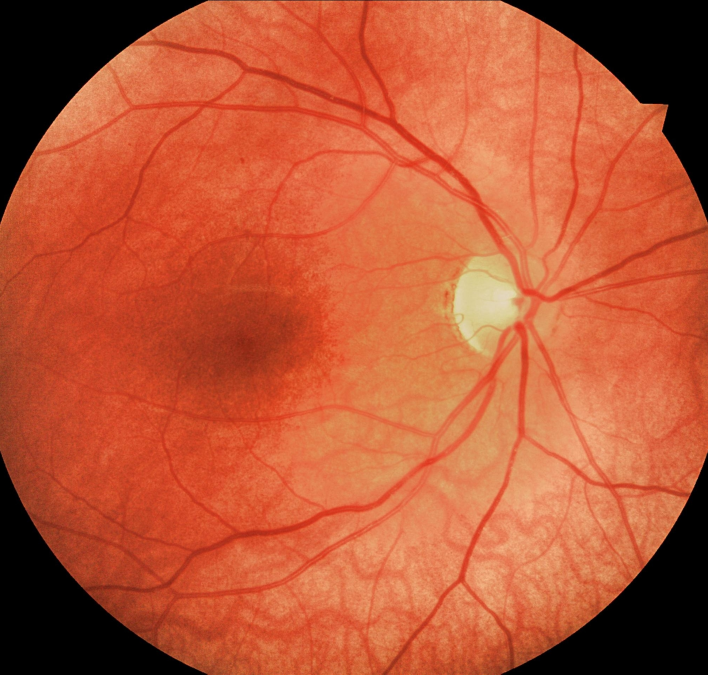
%> input picture mFiles/badf2.jpg, 2124 x 2024 px (shown at 1/3 size)
$ octave ShittyImageBinary.m   (GNU Octave 9; MATLAB toolbox functions it lacks are replaced by stand-ins)
%> lines starting %> are read from the running program, lines starting %| are printed output that depends on the picture; in (x1, y1, x2, y2) boxes, pixels count from 0 and x2, y2 are one past the last pixel; in counts of white or black regions, pixels touching at a corner belong together; the program's own positions count from 1
### mFiles/HSVMASKNEW.m
function [BW,maskedRGBImage] = HSVMASKNEW(RGB)
%createMask  Threshold RGB image using auto-generated code from colorThresholder app.
%  [BW,MASKEDRGBIMAGE] = createMask(RGB) thresholds image RGB using
%  auto-generated code from the colorThresholder App. The colorspace and
%  minimum/maximum values for each channel of the colorspace were set in the
%  App and result in a binary mask BW and a composite image maskedRGBImage,
%  which shows the original RGB image values under the mask BW.

% Auto-generated by colorThresholder app on 02-Dec-2014
%------------------------------------------------------


% Convert RGB image to chosen color space
I = rgb2hsv(RGB);

% Define thresholds for channel 1 based on histogram settings
channel1Min = 0.000;
channel1Max = 1.000;

% Define thresholds for channel 2 based on histogram settings
channel2Min = 0.000;
channel2Max = 1.000;

% Define thresholds for channel 3 based on histogram settings
channel3Min = 0.89;
channel3Max = 1.000;

% Create mask based on chosen histogram thresholds
BW = (I(:,:,1) >= channel1Min ) & (I(:,:,1) <= channel1Max) & ...
    (I(:,:,2) >= channel2Min ) & (I(:,:,2) <= channel2Max) & ...
    (I(:,:,3) >= channel3Min ) & (I(:,:,3) <= channel3Max);

% Initialize output masked image based on input image.
maskedRGBImage = RGB;

% Set background pixels where BW is false to zero.
maskedRGBImage(repmat(~BW,[1 1 3])) = 0;

### mFiles/GetCrop.m
function cropped_img = GetCrop(img)
%%this function helps create a bounding box to be used with the Chenvese active
%%contours.
[x,y]=size(img);

horizontal_middle = x / 2;
vertical_middle = y / 2;
top_bound = horizontal_middle - 400;
bottom_bound = horizontal_middle + 100;

% [9 lines of commented-out code are left out]
first_crop = imcrop(img, [0 top_bound x 800]);
%how does the above line work
[width, height] = size(first_crop);

disp(width);
disp(height);
figure, imshow(first_crop), title('first crop');

bool = getSide(first_crop, horizontal_middle);

%first if statement takes care of the OD on the left side
if(bool == 0)
    left_bound = vertical_middle - 500;
    cropped_img = imcrop(first_crop, [0 0 width left_bound]);
    %B = imcrop(A,[xmin ymin width height]);
else if(bool == 1)
    right_bound = vertical_middle + 500;
    cropped_img = imcrop(first_crop, [width 0 right_bound height]);
    %[xmin ymin width height]
end
end
% [89 lines of commented-out code are left out]

### mFiles/getSide.m
function bool = getSide(img, horizontal_middle)

%%this function decides which side of the image the OD is on so that we can
%%create a better bounding box to pass to chenevese algorithm
%%it will pass a zero if it is on the left and a 1 if it is on the right

gray = rgb2gray(img);
superGray = imadjust(gray);
bw = im2bw(superGray);
[x,y] = size(bw);
figure, imshow(bw), title('bw');

disp(x);
disp(y);
L_counter = 0;
R_counter = 0;

for i = 1:x,
    for j = 1:horizontal_middle,
        if bw(i, j) == 1
            L_counter = L_counter + 1;
        end
    end
end


for i = 1:x,
    for j = horizontal_middle:y,
        if bw(i, j) == 1
            R_counter = R_counter + 1;
        end
    end
end

bool = 0;

if L_counter > R_counter,
    bool = 0;
end
if R_counter > L_counter,
    bool = 1;

end
disp('bool value is (0 = OD on left side, 1 = OD on right side): ');
disp(bool);


### mFiles/ShittyImageBinary.m
img = imread('badf2.jpg');
%> img is the input picture: size 2024x2124x3 uint8; mean R, G, B 185.8, 86.6, 53.4
greenPlane = img(:, :, 2);
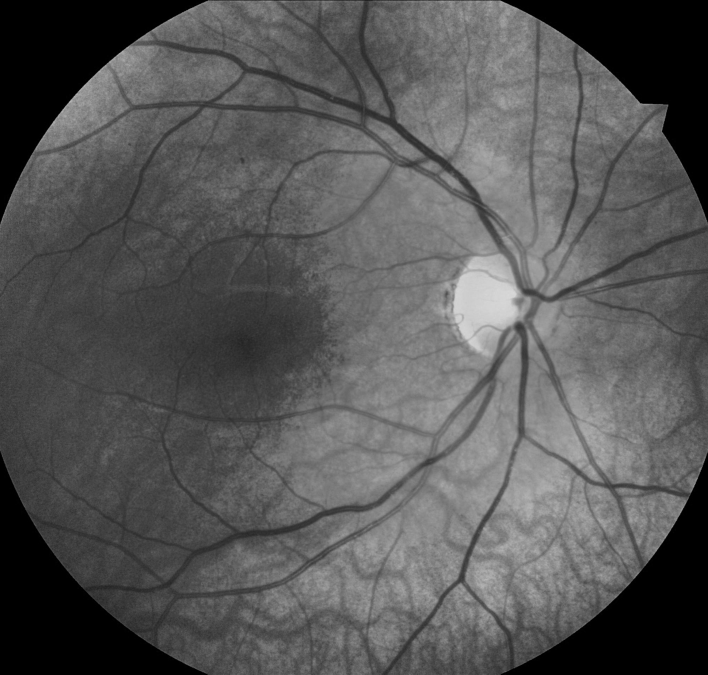
%> greenPlane: size 2024x2124 uint8 (shown at 1/3 size); min 0, max 218, mean 86.6
figure, imshow(img), title('original image');

gimg = rgb2gray(img);
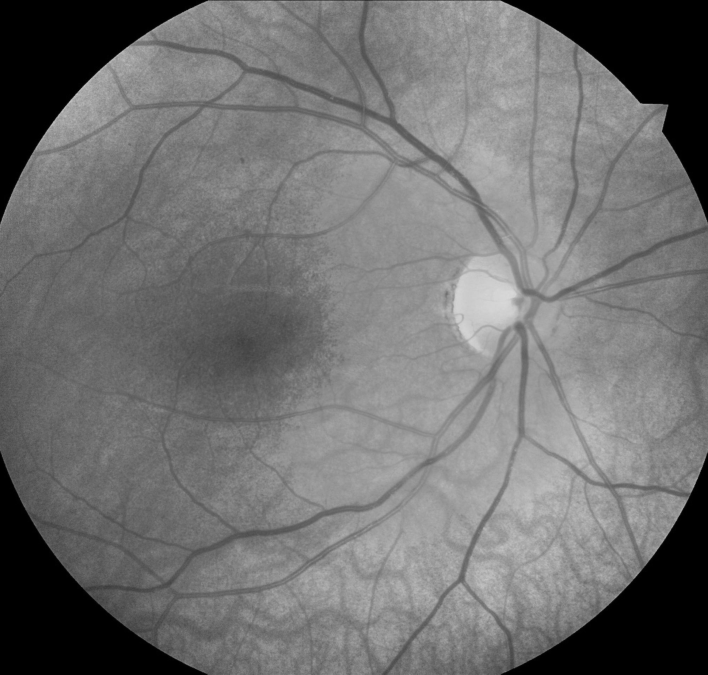
%> gimg: size 2024x2124 uint8 (shown at 1/3 size); min 0, max 217, mean 112.5
adaptgray = adapthisteq(gimg);
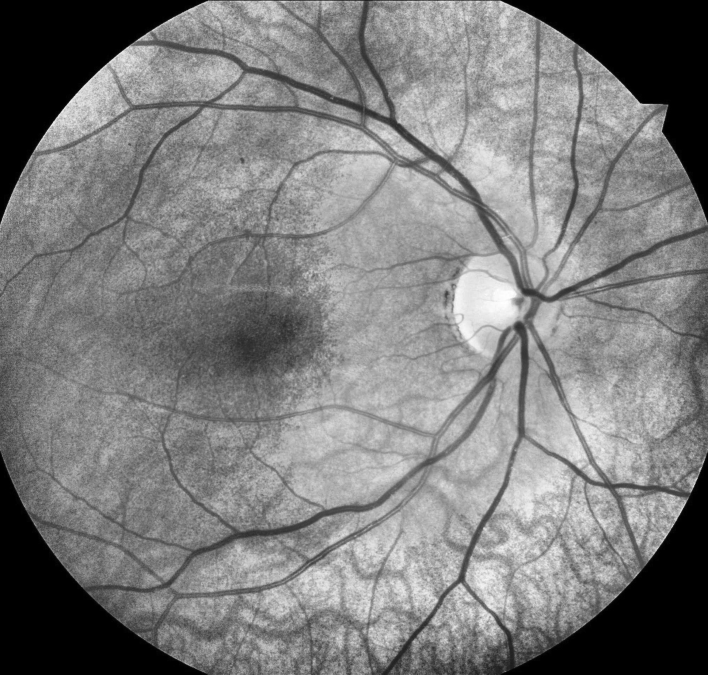
%> adaptgray: size 2024x2124 uint8 (shown at 1/3 size); min 0, max 255, mean 124.9
imadjgray = imadjust(gimg);
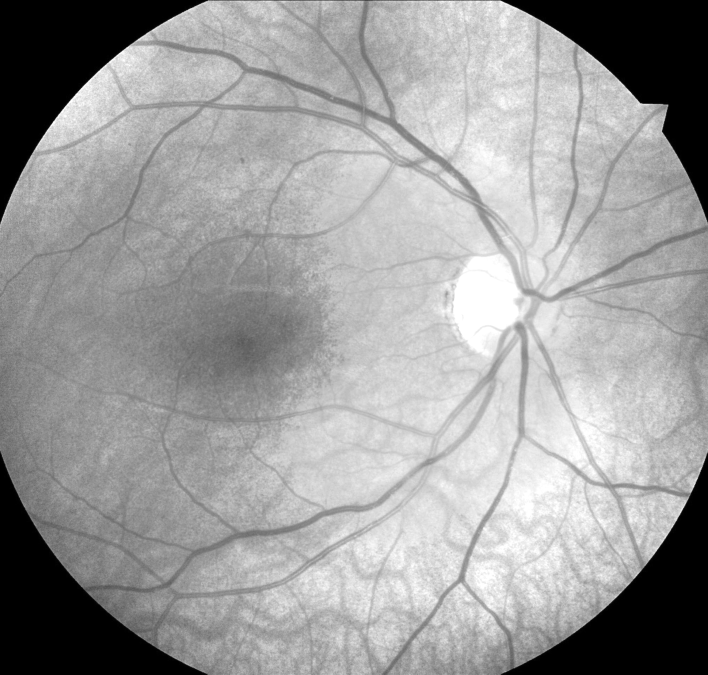
%> imadjgray: size 2024x2124 uint8 (shown at 1/3 size); min 0, max 255, mean 156.5

figure, imshow(imadjgray), title('final gray image');

rgbimg = cat(3, imadjgray, imadjgray, imadjgray);

goodimg = HSVMASKNEW(rgbimg);
%> in HSVMASKNEW, `I = rgb2hsv(RGB);`: I: size 2024x2124x3 double; mean H, S, V 0, 0, 0.614
%> in HSVMASKNEW, `BW = (I(:,:,1) >= channel1Min ) & (I(:,:,1) <= channel1Max) & (I(:,:,2..`:
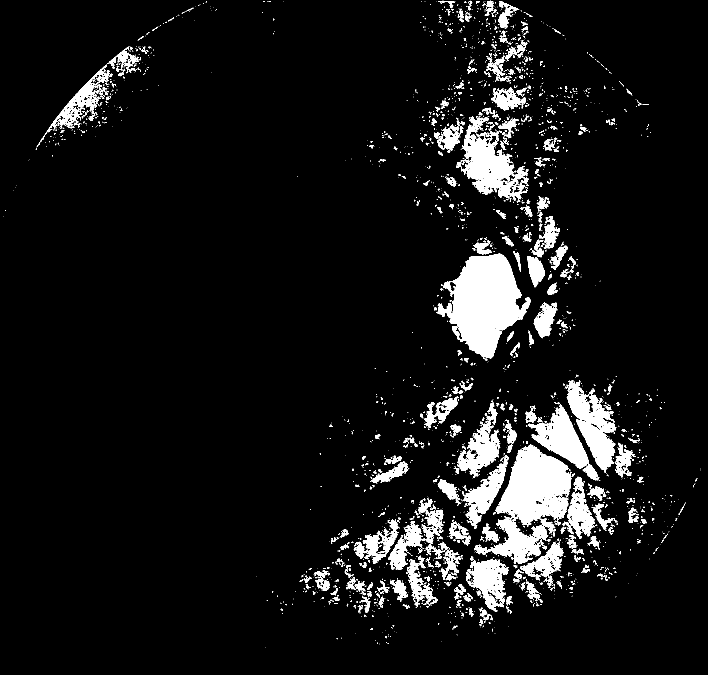
%> BW: size 2024x2124 logical (shown at 1/3 size); 7.2% white; 2915 white regions (2376 under 20 px), largest, box (x1, y1, x2, y2) and area: (1308, 761, 1591, 1077) 48227, (1423, 1333, 1715, 1692) 45963, (1382, 348, 1585, 602) 20260
figure,
imshow(goodimg);
title('after mask');

se90 = strel('line', 3, 90);
se0 = strel('line', 3, 0);

BWsdil = imdilate(goodimg, [se90 se0]);
%> BWsdil: size 2024x2124 logical; 9.8% white; 1523 white regions (766 under 20 px), largest, box (x1, y1, x2, y2) and area: (1422, 1332, 1726, 1693) 52067, (1307, 760, 1592, 1083) 51001, (1368, 335, 1588, 609) 28062
figure, imshow(BWsdil), title('dilated gradient mask');

betterimg = BWsdil & ~bwareaopen(BWsdil,35000);
%> betterimg: size 2024x2124 logical; 7.4% white; 1521 white regions (766 under 20 px), largest, box (x1, y1, x2, y2) and area: (1368, 335, 1588, 609) 28062, (1694, 1140, 1908, 1433) 24444, (1163, 1493, 1390, 1742) 18052

croppedimg = GetCrop(betterimg);
%> in GetCrop, `first_crop = imcrop(img, [0 top_bound x 800]);`:
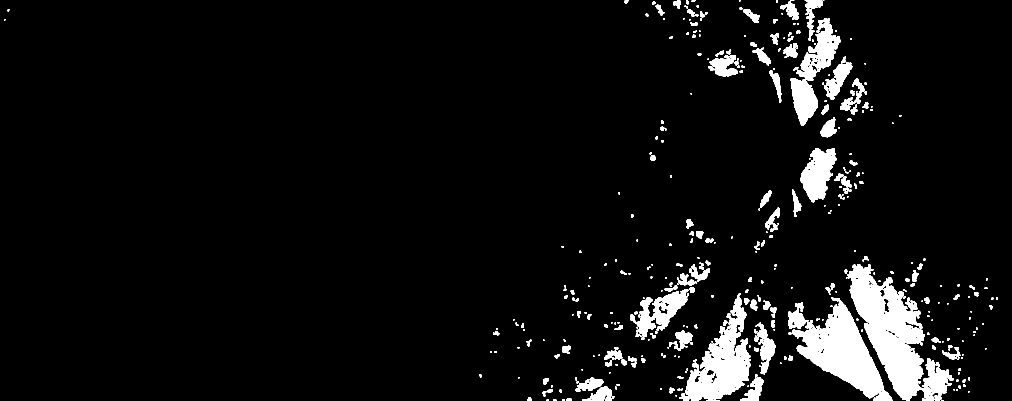
%> first_crop: size 801x2024 logical (shown at 1/2 size); 6.3% white; 379 white regions (175 under 20 px), largest, box (x1, y1, x2, y2) and area: (1694, 529, 1908, 801) 23767, (1584, 594, 1786, 801) 16655, (1358, 586, 1502, 801) 12811
%| 801
%| 2024
%| 801
%| 2024
%> after the loop in getSide, `for i = 1:x,`: L_counter = 175
%> after the loop in getSide, `for i = 1:x,`: R_counter = 101661
%> in GetCrop, `bool = getSide(first_crop, horizontal_middle);`: bool = 1
%> in GetCrop, `cropped_img = imcrop(first_crop, [width 0 right_bound height]);`: cropped_img: size 801x1224 logical; 10.4% white; 377 white regions (173 under 20 px), largest, box (x1, y1, x2, y2) and area: (894, 529, 1108, 801) 23767, (784, 594, 986, 801) 16655, (558, 586, 702, 801) 12811
cleanimg = bwareaopen(croppedimg, 500);
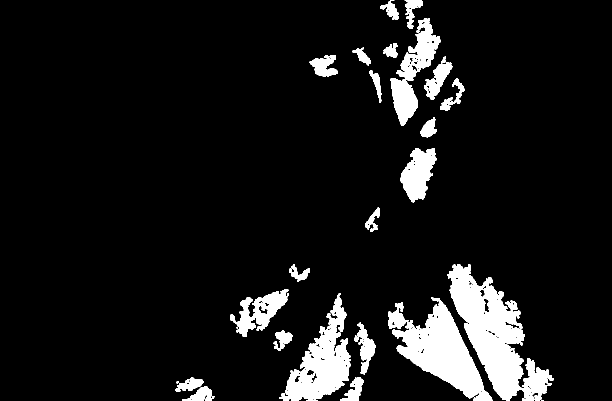
%> cleanimg: size 801x1224 logical (shown at 1/2 size); 8.8% white; 23 white regions, largest, box (x1, y1, x2, y2) and area: (894, 529, 1108, 801) 23767, (784, 594, 986, 801) 16655, (558, 586, 702, 801) 12811

figure,
imshow(betterimg);
title('after removing large chunks');

figure,
imshow(cleanimg);
title('after removing small chunks');


figure, imshow(croppedimg), title('watershed');

% [28 lines of commented-out code are left out]

$ run again, with mFiles/badf1.jpg copied over mFiles/badf2.jpg
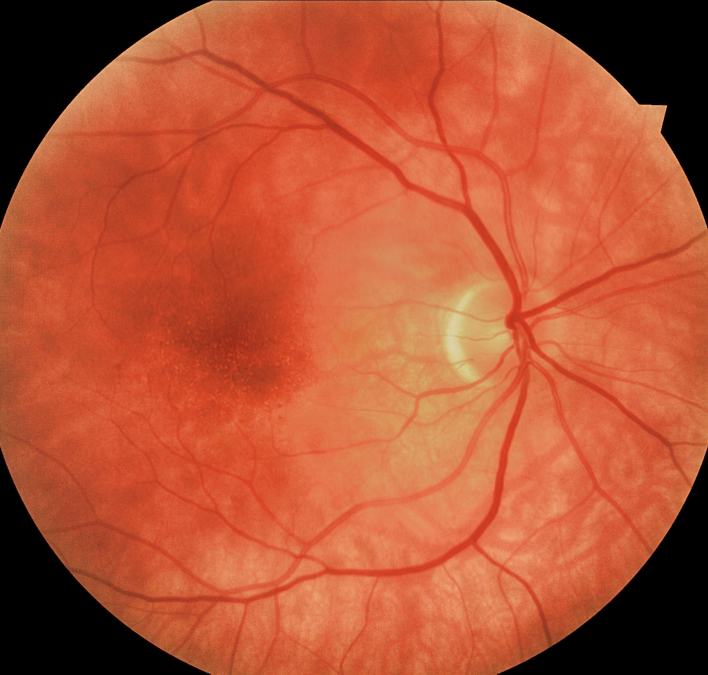
%> input picture mFiles/badf1.jpg, 2124 x 2024 px (shown at 1/3 size)
%> img is the input picture: size 2024x2124x3 uint8; mean R, G, B 181.3, 84.3, 53
%> I: size 2024x2124x3 double; mean H, S, V 0, 0, 0.641
%> in HSVMASKNEW, `BW = (I(:,:,1) >= channel1Min ) & (I(:,:,1) <= channel1Max) & (I(:,:,2..`:
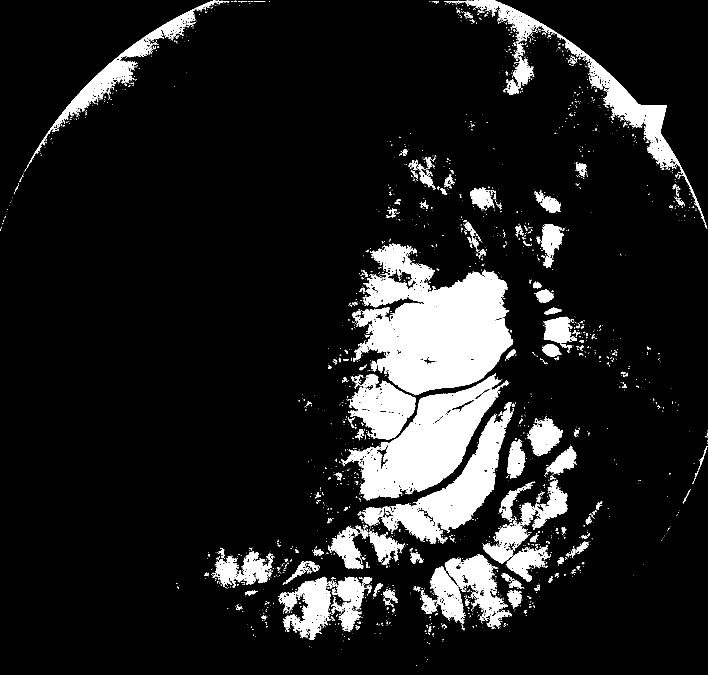
%> BW: size 2024x2124 logical (shown at 1/3 size); 11.2% white; 2826 white regions (2480 under 20 px), largest, box (x1, y1, x2, y2) and area: (1058, 730, 1540, 1186) 127837, (1023, 1120, 1527, 1501) 72976, (1079, 1206, 1538, 1632) 46909
%> BWsdil: size 2024x2124 logical; 13.8% white; 1255 white regions (745 under 20 px), largest, box (x1, y1, x2, y2) and area: (1056, 729, 1541, 1187) 138526, (1022, 1119, 1532, 1502) 78062, (1070, 1205, 1545, 1633) 53203
%> betterimg: size 2024x2124 logical; 6.4% white; 1251 white regions (745 under 20 px), largest, box (x1, y1, x2, y2) and area: (1445, 1333, 1730, 1747) 34629, (1240, 1661, 1537, 1893) 32365, (833, 1729, 1118, 1921) 29885
%> first_crop: size 801x2024 logical; 4.8% white; 409 white regions (226 under 20 px), largest, box (x1, y1, x2, y2) and area: (1038, 511, 1249, 708) 25054, (1581, 637, 1689, 759) 7924, (1627, 338, 1745, 448) 6596
%| 801
%| 2024
%| 801
%| 2024
%> after the loop in getSide, `for i = 1:x,`: L_counter = 1041
%> after the loop in getSide, `for i = 1:x,`: R_counter = 76320
%> bool = 1
%> cropped_img: size 801x1224 logical; 7.9% white; 400 white regions (221 under 20 px), largest, box (x1, y1, x2, y2) and area: (238, 511, 449, 708) 25054, (781, 637, 889, 759) 7924, (827, 338, 945, 448) 6596
%> `cleanimg = bwareaopen(croppedimg, 500);`:
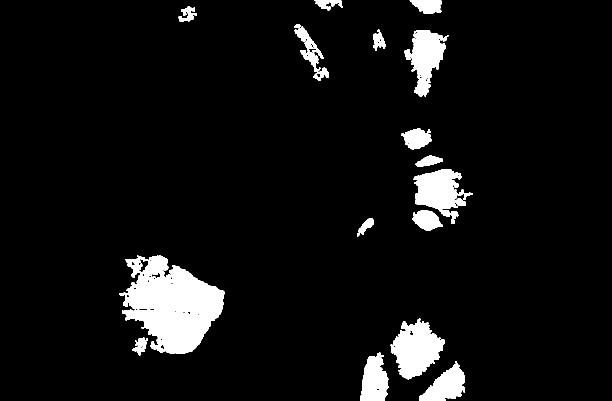
%> cleanimg: size 801x1224 logical (shown at 1/2 size); 6.5% white; 16 white regions, largest, box (x1, y1, x2, y2) and area: (238, 511, 449, 708) 25054, (781, 637, 889, 759) 7924, (827, 338, 945, 448) 6596

$ run again, with mFiles/badf3.jpg copied over mFiles/badf2.jpg
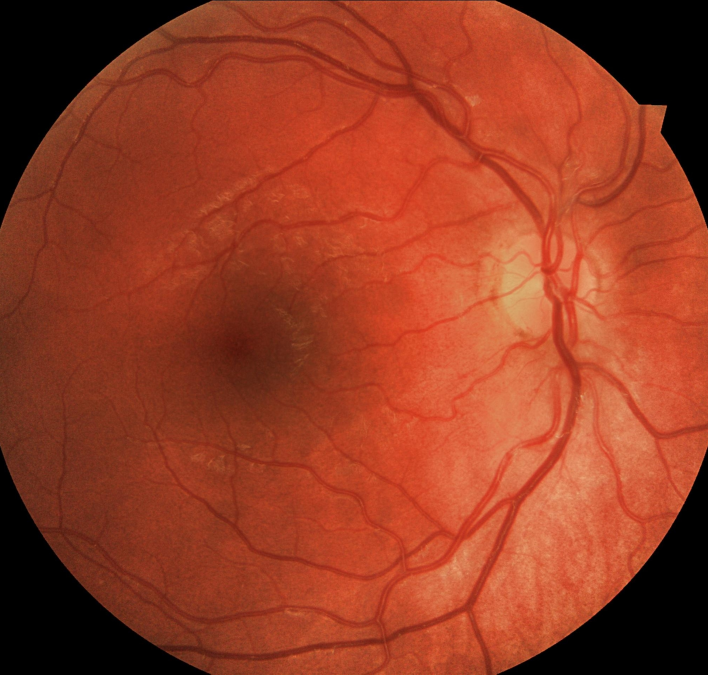
%> input picture mFiles/badf3.jpg, 2124 x 2024 px (shown at 1/3 size)
%> img is the input picture: size 2024x2124x3 uint8; mean R, G, B 150.4, 60.4, 35.9
%> I: size 2024x2124x3 double; mean H, S, V 0, 0, 0.538
%> in HSVMASKNEW, `BW = (I(:,:,1) >= channel1Min ) & (I(:,:,1) <= channel1Max) & (I(:,:,2..`:
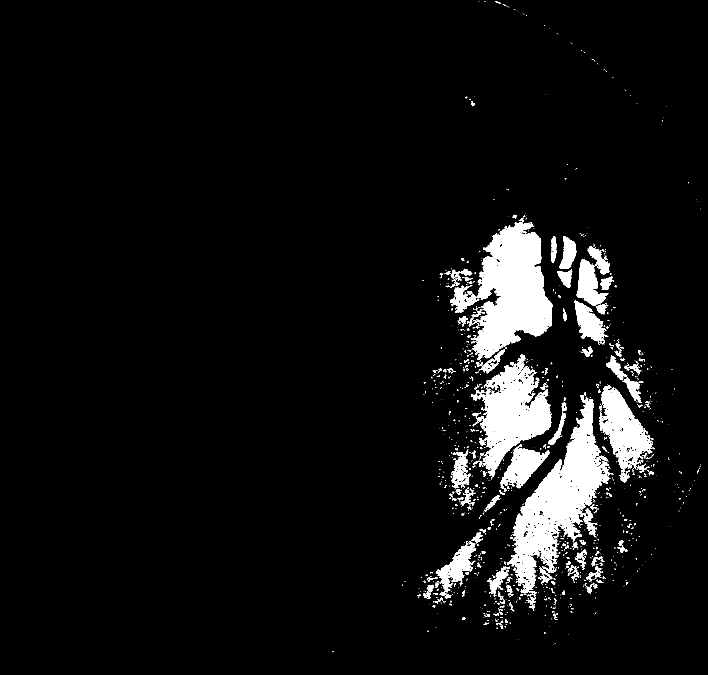
%> BW: size 2024x2124 logical (shown at 1/3 size); 6% white; 1389 white regions (1142 under 20 px), largest, box (x1, y1, x2, y2) and area: (1351, 666, 1657, 1080) 63516, (1520, 1185, 1840, 1779) 61842, (1428, 1064, 1656, 1433) 39040
%> BWsdil: size 2024x2124 logical; 7.3% white; 741 white regions (351 under 20 px), largest, box (x1, y1, x2, y2) and area: (1519, 1175, 1841, 1833) 73743, (1350, 653, 1658, 1121) 72080, (1413, 1063, 1657, 1439) 45753
%> betterimg: size 2024x2124 logical; 2.9% white; 738 white regions (351 under 20 px), largest, box (x1, y1, x2, y2) and area: (1796, 1151, 1965, 1449) 24349, (1500, 1332, 1650, 1477) 10143, (1306, 1585, 1459, 1798) 9679
%> first_crop: size 801x2024 logical; 4.9% white; 301 white regions (129 under 20 px), largest, box (x1, y1, x2, y2) and area: (1796, 540, 1965, 801) 23430, (1729, 165, 1826, 334) 8215, (1721, 289, 1826, 424) 7129
%| 801
%| 2024
%| 801
%| 2024
%> after the loop in getSide, `for i = 1:x,`: L_counter = 0
%> after the loop in getSide, `for i = 1:x,`: R_counter = 79024
%> bool = 1
%> cropped_img: size 801x1224 logical; 8.1% white; 301 white regions (129 under 20 px), largest, box (x1, y1, x2, y2) and area: (996, 540, 1165, 801) 23430, (929, 165, 1026, 334) 8215, (921, 289, 1026, 424) 7129
%> `cleanimg = bwareaopen(croppedimg, 500);`:
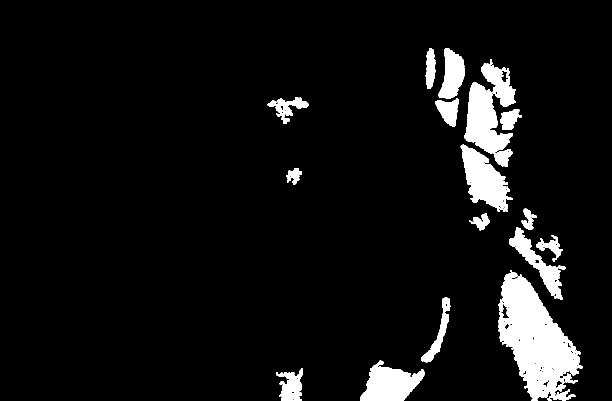
%> cleanimg: size 801x1224 logical (shown at 1/2 size); 6.9% white; 17 white regions, largest, box (x1, y1, x2, y2) and area: (996, 540, 1165, 801) 23430, (929, 165, 1026, 334) 8215, (921, 289, 1026, 424) 7129
